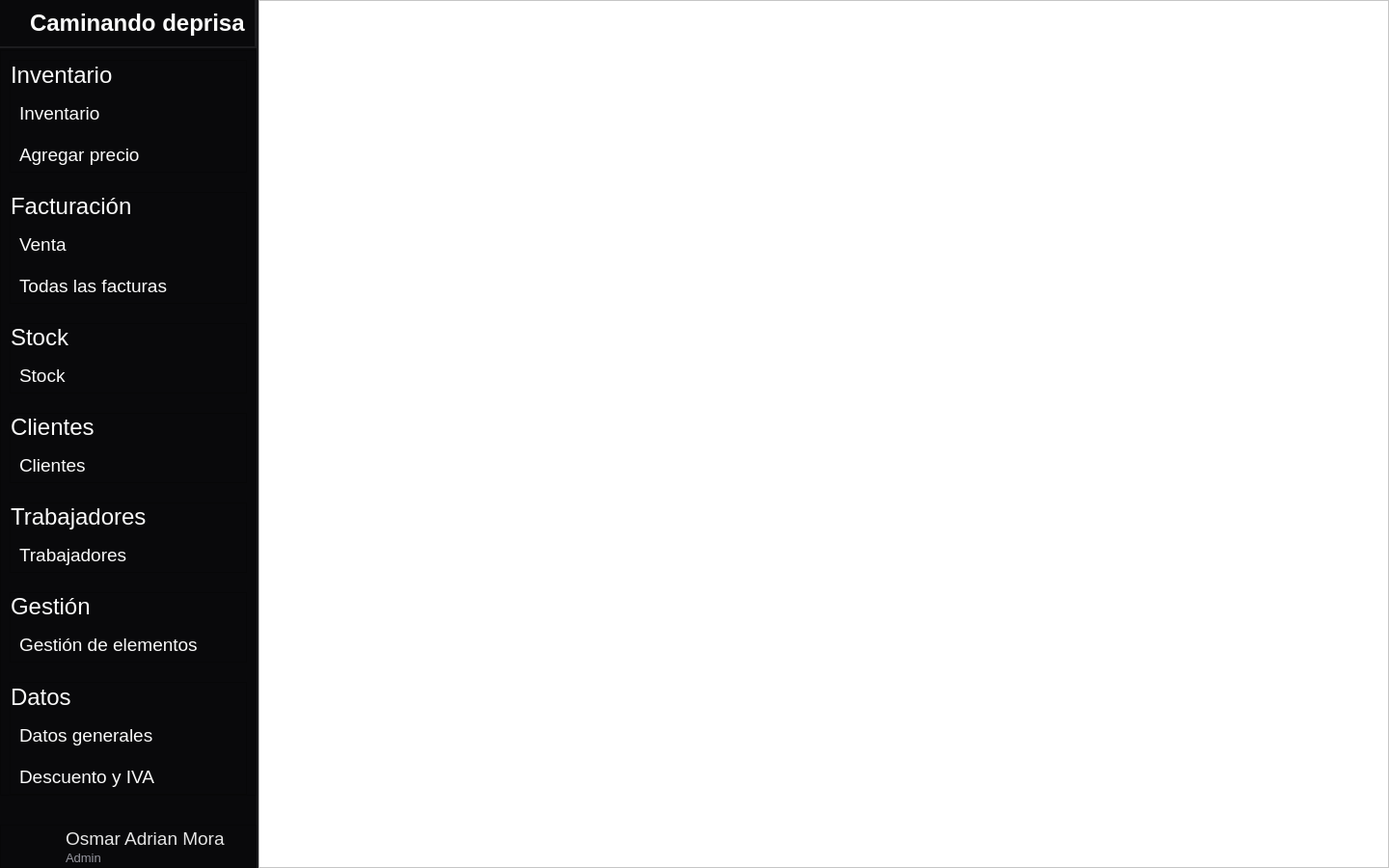
<?xml version="1.0" encoding="UTF-8"?>
<ui version="4.0">
 <class>MainWindow</class>
 <widget class="QWidget" name="MainWindow">
  <property name="geometry">
   <rect>
    <x>0</x>
    <y>0</y>
    <width>1440</width>
    <height>900</height>
   </rect>
  </property>
  <property name="windowTitle">
   <string>Caminando deprisa</string>
  </property>
  <property name="styleSheet">
   <string notr="true">background-color: #09090B;</string>
  </property>
  <layout class="QHBoxLayout" name="horizontalLayout">
   <property name="spacing">
    <number>0</number>
   </property>
   <property name="leftMargin">
    <number>0</number>
   </property>
   <property name="topMargin">
    <number>0</number>
   </property>
   <property name="rightMargin">
    <number>0</number>
   </property>
   <property name="bottomMargin">
    <number>0</number>
   </property>
   <item>
    <widget class="QFrame" name="menu_frame">
     <property name="enabled">
      <bool>true</bool>
     </property>
     <property name="minimumSize">
      <size>
       <width>268</width>
       <height>0</height>
      </size>
     </property>
     <property name="maximumSize">
      <size>
       <width>268</width>
       <height>16777215</height>
      </size>
     </property>
     <property name="styleSheet">
      <string notr="true">QFrame#menu_frame{
	border-style: solid;
	border-color: #1C1C1F;
	border-right-width: 2;
	background-color: #09090B;
}</string>
     </property>
     <property name="frameShape">
      <enum>QFrame::StyledPanel</enum>
     </property>
     <property name="frameShadow">
      <enum>QFrame::Raised</enum>
     </property>
     <property name="lineWidth">
      <number>0</number>
     </property>
     <layout class="QVBoxLayout" name="verticalLayout">
      <property name="spacing">
       <number>2</number>
      </property>
      <property name="leftMargin">
       <number>0</number>
      </property>
      <property name="topMargin">
       <number>0</number>
      </property>
      <property name="rightMargin">
       <number>0</number>
      </property>
      <property name="bottomMargin">
       <number>0</number>
      </property>
      <item>
       <widget class="QFrame" name="logo_frame">
        <property name="minimumSize">
         <size>
          <width>0</width>
          <height>50</height>
         </size>
        </property>
        <property name="styleSheet">
         <string notr="true">QFrame#logo_frame{
	border-style: solid;
	border-color: #1C1C1F;
	border-bottom-width: 2;
	background-color: #09090B;
	border-right-width: 2;
}</string>
        </property>
        <property name="frameShape">
         <enum>QFrame::StyledPanel</enum>
        </property>
        <property name="frameShadow">
         <enum>QFrame::Raised</enum>
        </property>
        <property name="lineWidth">
         <number>2</number>
        </property>
        <layout class="QHBoxLayout" name="horizontalLayout_2">
         <property name="spacing">
          <number>2</number>
         </property>
         <item>
          <widget class="QLabel" name="logo_label">
           <property name="styleSheet">
            <string notr="true">border: unset</string>
           </property>
           <property name="text">
            <string/>
           </property>
           <property name="pixmap">
            <pixmap>../67887f2e/Logo.svg</pixmap>
           </property>
          </widget>
         </item>
         <item>
          <widget class="QLabel" name="caminando_deprisa_label">
           <property name="font">
            <font>
             <pointsize>18</pointsize>
             <bold>true</bold>
            </font>
           </property>
           <property name="styleSheet">
            <string notr="true">color: #FAFAFA;
border: unset;
</string>
           </property>
           <property name="text">
            <string>Caminando deprisa</string>
           </property>
          </widget>
         </item>
        </layout>
       </widget>
      </item>
      <item>
       <widget class="QFrame" name="options_frame">
        <property name="minimumSize">
         <size>
          <width>0</width>
          <height>0</height>
         </size>
        </property>
        <property name="styleSheet">
         <string notr="true">background-color: #09090B;

QFrame#loptions_frame {
	border-color: #1C1C1F;
	border-right-width: 2;
}</string>
        </property>
        <property name="frameShape">
         <enum>QFrame::StyledPanel</enum>
        </property>
        <property name="frameShadow">
         <enum>QFrame::Raised</enum>
        </property>
        <layout class="QVBoxLayout" name="verticalLayout_9">
         <property name="spacing">
          <number>20</number>
         </property>
         <property name="topMargin">
          <number>9</number>
         </property>
         <property name="bottomMargin">
          <number>0</number>
         </property>
         <item>
          <widget class="QFrame" name="inventario_frame">
           <property name="styleSheet">
            <string notr="true">background-color: #09090B;</string>
           </property>
           <property name="frameShape">
            <enum>QFrame::StyledPanel</enum>
           </property>
           <property name="frameShadow">
            <enum>QFrame::Raised</enum>
           </property>
           <layout class="QVBoxLayout" name="verticalLayout_2">
            <property name="spacing">
             <number>8</number>
            </property>
            <property name="leftMargin">
             <number>0</number>
            </property>
            <property name="topMargin">
             <number>0</number>
            </property>
            <property name="rightMargin">
             <number>0</number>
            </property>
            <property name="bottomMargin">
             <number>0</number>
            </property>
            <item>
             <widget class="QLabel" name="inventario_label">
              <property name="minimumSize">
               <size>
                <width>0</width>
                <height>29</height>
               </size>
              </property>
              <property name="font">
               <font>
                <pointsize>18</pointsize>
               </font>
              </property>
              <property name="styleSheet">
               <string notr="true">color: #FAFAFA;
</string>
              </property>
              <property name="text">
               <string>Inventario</string>
              </property>
             </widget>
            </item>
            <item>
             <widget class="QPushButton" name="inventario_button">
              <property name="minimumSize">
               <size>
                <width>0</width>
                <height>35</height>
               </size>
              </property>
              <property name="font">
               <font>
                <pointsize>14</pointsize>
               </font>
              </property>
              <property name="layoutDirection">
               <enum>Qt::LeftToRight</enum>
              </property>
              <property name="styleSheet">
               <string notr="true">QPushButton {
	text-align: left;
	color: #FAFAFA;
	border: none;
	border-radius: 7;
	background-color: #09090B;
	padding-left: 9;
}

QPushButton:hover{
	background-color: #212124;
}</string>
              </property>
              <property name="text">
               <string>Inventario</string>
              </property>
              <property name="icon">
               <iconset>
                <normaloff>:/icons/653bf437/inventario.svg</normaloff>:/icons/653bf437/inventario.svg</iconset>
              </property>
             </widget>
            </item>
            <item>
             <widget class="QPushButton" name="agregar_precio_button">
              <property name="minimumSize">
               <size>
                <width>0</width>
                <height>35</height>
               </size>
              </property>
              <property name="font">
               <font>
                <pointsize>14</pointsize>
               </font>
              </property>
              <property name="layoutDirection">
               <enum>Qt::LeftToRight</enum>
              </property>
              <property name="styleSheet">
               <string notr="true">QPushButton {
	text-align: left;
	color: #FAFAFA;
	border: none;
	border-radius: 7;
	background-color: #09090B;
	padding-left: 9;
}

QPushButton:hover{
	background-color: #212124;
}</string>
              </property>
              <property name="text">
               <string>Agregar precio</string>
              </property>
              <property name="icon">
               <iconset>
                <normaloff>:/icons/ba435a7/agregar-precio.svg</normaloff>:/icons/ba435a7/agregar-precio.svg</iconset>
              </property>
             </widget>
            </item>
           </layout>
          </widget>
         </item>
         <item>
          <widget class="QFrame" name="facturacion_frame">
           <property name="styleSheet">
            <string notr="true">background-color: #09090B;</string>
           </property>
           <property name="frameShape">
            <enum>QFrame::StyledPanel</enum>
           </property>
           <property name="frameShadow">
            <enum>QFrame::Raised</enum>
           </property>
           <layout class="QVBoxLayout" name="verticalLayout_3">
            <property name="spacing">
             <number>8</number>
            </property>
            <property name="leftMargin">
             <number>0</number>
            </property>
            <property name="topMargin">
             <number>0</number>
            </property>
            <property name="rightMargin">
             <number>0</number>
            </property>
            <property name="bottomMargin">
             <number>0</number>
            </property>
            <item>
             <widget class="QLabel" name="facturacion_label">
              <property name="minimumSize">
               <size>
                <width>0</width>
                <height>0</height>
               </size>
              </property>
              <property name="maximumSize">
               <size>
                <width>16777215</width>
                <height>29</height>
               </size>
              </property>
              <property name="font">
               <font>
                <pointsize>18</pointsize>
               </font>
              </property>
              <property name="styleSheet">
               <string notr="true">color: #FAFAFA;
</string>
              </property>
              <property name="text">
               <string>Facturación</string>
              </property>
             </widget>
            </item>
            <item>
             <widget class="QPushButton" name="venta_button">
              <property name="minimumSize">
               <size>
                <width>0</width>
                <height>35</height>
               </size>
              </property>
              <property name="font">
               <font>
                <pointsize>14</pointsize>
               </font>
              </property>
              <property name="layoutDirection">
               <enum>Qt::LeftToRight</enum>
              </property>
              <property name="styleSheet">
               <string notr="true">QPushButton {
	text-align: left;
	color: #FAFAFA;
	border: none;
	border-radius: 7;
	background-color: #09090B;
	padding-left: 9;
}

QPushButton:hover{
	background-color: #212124;
}</string>
              </property>
              <property name="text">
               <string>Venta</string>
              </property>
              <property name="icon">
               <iconset>
                <normaloff>:/icons/cbaca28b/dolar.svg</normaloff>:/icons/cbaca28b/dolar.svg</iconset>
              </property>
             </widget>
            </item>
            <item>
             <widget class="QPushButton" name="todas_las_facturas_button">
              <property name="minimumSize">
               <size>
                <width>0</width>
                <height>35</height>
               </size>
              </property>
              <property name="font">
               <font>
                <pointsize>14</pointsize>
               </font>
              </property>
              <property name="layoutDirection">
               <enum>Qt::LeftToRight</enum>
              </property>
              <property name="styleSheet">
               <string notr="true">QPushButton {
	text-align: left;
	color: #FAFAFA;
	border: none;
	border-radius: 7;
	background-color: #09090B;
	padding-left: 9;
}

QPushButton:hover{
	background-color: #212124;
}</string>
              </property>
              <property name="text">
               <string>Todas las facturas</string>
              </property>
              <property name="icon">
               <iconset>
                <normaloff>:/icons/64c3c7a9/history-file.svg</normaloff>:/icons/64c3c7a9/history-file.svg</iconset>
              </property>
             </widget>
            </item>
           </layout>
          </widget>
         </item>
         <item>
          <widget class="QFrame" name="stock_frame">
           <property name="styleSheet">
            <string notr="true">background-color: #09090B;</string>
           </property>
           <property name="frameShape">
            <enum>QFrame::StyledPanel</enum>
           </property>
           <property name="frameShadow">
            <enum>QFrame::Raised</enum>
           </property>
           <layout class="QVBoxLayout">
            <property name="spacing">
             <number>8</number>
            </property>
            <property name="leftMargin">
             <number>0</number>
            </property>
            <property name="topMargin">
             <number>0</number>
            </property>
            <property name="rightMargin">
             <number>0</number>
            </property>
            <property name="bottomMargin">
             <number>0</number>
            </property>
            <item>
             <widget class="QLabel" name="stock_label">
              <property name="maximumSize">
               <size>
                <width>16777215</width>
                <height>29</height>
               </size>
              </property>
              <property name="font">
               <font>
                <pointsize>18</pointsize>
               </font>
              </property>
              <property name="styleSheet">
               <string notr="true">color: #FAFAFA;
</string>
              </property>
              <property name="text">
               <string>Stock</string>
              </property>
             </widget>
            </item>
            <item>
             <widget class="QPushButton" name="stock_button">
              <property name="minimumSize">
               <size>
                <width>0</width>
                <height>35</height>
               </size>
              </property>
              <property name="font">
               <font>
                <pointsize>14</pointsize>
               </font>
              </property>
              <property name="layoutDirection">
               <enum>Qt::LeftToRight</enum>
              </property>
              <property name="styleSheet">
               <string notr="true">QPushButton {
	text-align: left;
	color: #FAFAFA;
	border: none;
	border-radius: 7;
	background-color: #09090B;
	padding-left: 9;
}

QPushButton:hover{
	background-color: #212124;
}</string>
              </property>
              <property name="text">
               <string>Stock</string>
              </property>
              <property name="icon">
               <iconset>
                <normaloff>:/icons/517812d6/stock.svg</normaloff>:/icons/517812d6/stock.svg</iconset>
              </property>
             </widget>
            </item>
           </layout>
          </widget>
         </item>
         <item>
          <widget class="QFrame" name="clientes_frame">
           <property name="layoutDirection">
            <enum>Qt::RightToLeft</enum>
           </property>
           <property name="autoFillBackground">
            <bool>false</bool>
           </property>
           <property name="styleSheet">
            <string notr="true">background-color: #09090B;</string>
           </property>
           <property name="frameShape">
            <enum>QFrame::StyledPanel</enum>
           </property>
           <property name="frameShadow">
            <enum>QFrame::Raised</enum>
           </property>
           <layout class="QVBoxLayout" name="verticalLayout_5">
            <property name="spacing">
             <number>8</number>
            </property>
            <property name="leftMargin">
             <number>0</number>
            </property>
            <property name="topMargin">
             <number>0</number>
            </property>
            <property name="rightMargin">
             <number>0</number>
            </property>
            <property name="bottomMargin">
             <number>0</number>
            </property>
            <item>
             <widget class="QLabel" name="clientes_label">
              <property name="maximumSize">
               <size>
                <width>16777215</width>
                <height>29</height>
               </size>
              </property>
              <property name="font">
               <font>
                <pointsize>18</pointsize>
               </font>
              </property>
              <property name="styleSheet">
               <string notr="true">color: #FAFAFA;
</string>
              </property>
              <property name="text">
               <string>Clientes</string>
              </property>
             </widget>
            </item>
            <item>
             <widget class="QPushButton" name="clientes_button">
              <property name="minimumSize">
               <size>
                <width>0</width>
                <height>35</height>
               </size>
              </property>
              <property name="font">
               <font>
                <pointsize>14</pointsize>
               </font>
              </property>
              <property name="layoutDirection">
               <enum>Qt::LeftToRight</enum>
              </property>
              <property name="styleSheet">
               <string notr="true">QPushButton {
	text-align: left;
	color: #FAFAFA;
	border: none;
	border-radius: 7;
	background-color: #09090B;
	padding-left: 9;
}

QPushButton:hover{
	background-color: #212124;
}</string>
              </property>
              <property name="text">
               <string>Clientes</string>
              </property>
              <property name="icon">
               <iconset>
                <normaloff>:/icons/71e0eb99/client.svg</normaloff>:/icons/71e0eb99/client.svg</iconset>
              </property>
             </widget>
            </item>
           </layout>
          </widget>
         </item>
         <item>
          <widget class="QFrame" name="trabajadores_frame">
           <property name="styleSheet">
            <string notr="true">background-color: #09090B;</string>
           </property>
           <property name="frameShape">
            <enum>QFrame::StyledPanel</enum>
           </property>
           <property name="frameShadow">
            <enum>QFrame::Raised</enum>
           </property>
           <layout class="QVBoxLayout" name="verticalLayout_6">
            <property name="spacing">
             <number>8</number>
            </property>
            <property name="leftMargin">
             <number>0</number>
            </property>
            <property name="topMargin">
             <number>0</number>
            </property>
            <property name="rightMargin">
             <number>0</number>
            </property>
            <property name="bottomMargin">
             <number>0</number>
            </property>
            <item>
             <widget class="QLabel" name="trabajadores_label">
              <property name="maximumSize">
               <size>
                <width>16777215</width>
                <height>29</height>
               </size>
              </property>
              <property name="font">
               <font>
                <pointsize>18</pointsize>
               </font>
              </property>
              <property name="styleSheet">
               <string notr="true">color: #FAFAFA;
</string>
              </property>
              <property name="text">
               <string>Trabajadores</string>
              </property>
             </widget>
            </item>
            <item>
             <widget class="QPushButton" name="trabajadores_button">
              <property name="minimumSize">
               <size>
                <width>0</width>
                <height>35</height>
               </size>
              </property>
              <property name="font">
               <font>
                <pointsize>14</pointsize>
               </font>
              </property>
              <property name="layoutDirection">
               <enum>Qt::LeftToRight</enum>
              </property>
              <property name="styleSheet">
               <string notr="true">QPushButton {
	text-align: left;
	color: #FAFAFA;
	border: none;
	border-radius: 7;
	background-color: #09090B;
	padding-left: 9;
}

QPushButton:hover{
	background-color: #212124;
}</string>
              </property>
              <property name="text">
               <string>Trabajadores</string>
              </property>
              <property name="icon">
               <iconset>
                <normaloff>:/icons/94cf3a62/workers.svg</normaloff>:/icons/94cf3a62/workers.svg</iconset>
              </property>
             </widget>
            </item>
           </layout>
          </widget>
         </item>
         <item>
          <widget class="QFrame" name="gestion_frame">
           <property name="focusPolicy">
            <enum>Qt::NoFocus</enum>
           </property>
           <property name="styleSheet">
            <string notr="true">background-color: #09090B;</string>
           </property>
           <property name="frameShape">
            <enum>QFrame::StyledPanel</enum>
           </property>
           <property name="frameShadow">
            <enum>QFrame::Raised</enum>
           </property>
           <layout class="QVBoxLayout" name="verticalLayout_7">
            <property name="spacing">
             <number>8</number>
            </property>
            <property name="sizeConstraint">
             <enum>QLayout::SetDefaultConstraint</enum>
            </property>
            <property name="leftMargin">
             <number>0</number>
            </property>
            <property name="topMargin">
             <number>0</number>
            </property>
            <property name="rightMargin">
             <number>0</number>
            </property>
            <property name="bottomMargin">
             <number>0</number>
            </property>
            <item>
             <widget class="QLabel" name="gestion_label">
              <property name="maximumSize">
               <size>
                <width>16777215</width>
                <height>29</height>
               </size>
              </property>
              <property name="font">
               <font>
                <pointsize>18</pointsize>
               </font>
              </property>
              <property name="styleSheet">
               <string notr="true">color: #FAFAFA;
</string>
              </property>
              <property name="text">
               <string>Gestión</string>
              </property>
             </widget>
            </item>
            <item>
             <widget class="QPushButton" name="gestion_button">
              <property name="minimumSize">
               <size>
                <width>0</width>
                <height>35</height>
               </size>
              </property>
              <property name="font">
               <font>
                <pointsize>14</pointsize>
               </font>
              </property>
              <property name="layoutDirection">
               <enum>Qt::LeftToRight</enum>
              </property>
              <property name="styleSheet">
               <string notr="true">QPushButton {
	text-align: left;
	color: #FAFAFA;
	border: none;
	border-radius: 7;
	background-color: #09090B;
	padding-left: 9;
}

QPushButton:hover{
	background-color: #212124;
}</string>
              </property>
              <property name="text">
               <string>Gestión de elementos</string>
              </property>
              <property name="icon">
               <iconset>
                <normaloff>:/icons/612c76a6/management.svg</normaloff>:/icons/612c76a6/management.svg</iconset>
              </property>
             </widget>
            </item>
           </layout>
          </widget>
         </item>
         <item>
          <widget class="QFrame" name="datos_frame">
           <property name="styleSheet">
            <string notr="true">background-color: #09090B;</string>
           </property>
           <property name="frameShape">
            <enum>QFrame::StyledPanel</enum>
           </property>
           <property name="frameShadow">
            <enum>QFrame::Raised</enum>
           </property>
           <layout class="QVBoxLayout" name="verticalLayout_8">
            <property name="spacing">
             <number>8</number>
            </property>
            <property name="leftMargin">
             <number>0</number>
            </property>
            <property name="topMargin">
             <number>0</number>
            </property>
            <property name="rightMargin">
             <number>0</number>
            </property>
            <property name="bottomMargin">
             <number>0</number>
            </property>
            <item>
             <widget class="QLabel" name="datos_label">
              <property name="minimumSize">
               <size>
                <width>0</width>
                <height>29</height>
               </size>
              </property>
              <property name="font">
               <font>
                <pointsize>18</pointsize>
               </font>
              </property>
              <property name="styleSheet">
               <string notr="true">color: #FAFAFA;
</string>
              </property>
              <property name="text">
               <string>Datos</string>
              </property>
             </widget>
            </item>
            <item>
             <widget class="QPushButton" name="datos_generales_button">
              <property name="minimumSize">
               <size>
                <width>0</width>
                <height>35</height>
               </size>
              </property>
              <property name="font">
               <font>
                <pointsize>14</pointsize>
               </font>
              </property>
              <property name="layoutDirection">
               <enum>Qt::LeftToRight</enum>
              </property>
              <property name="styleSheet">
               <string notr="true">QPushButton {
	text-align: left;
	color: #FAFAFA;
	border: none;
	border-radius: 7;
	background-color: #09090B;
	padding-left: 9;
}

QPushButton:hover{
	background-color: #212124;
}</string>
              </property>
              <property name="text">
               <string>Datos generales</string>
              </property>
              <property name="icon">
               <iconset>
                <normaloff>:/icons/a1bfc693/building.svg</normaloff>:/icons/a1bfc693/building.svg</iconset>
              </property>
             </widget>
            </item>
            <item>
             <widget class="QPushButton" name="descuento_button">
              <property name="minimumSize">
               <size>
                <width>0</width>
                <height>35</height>
               </size>
              </property>
              <property name="font">
               <font>
                <pointsize>14</pointsize>
               </font>
              </property>
              <property name="layoutDirection">
               <enum>Qt::LeftToRight</enum>
              </property>
              <property name="styleSheet">
               <string notr="true">QPushButton {
	text-align: left;
	color: #FAFAFA;
	border: none;
	border-radius: 7;
	background-color: #09090B;
	padding-left: 9;
}

QPushButton:hover{
	background-color: #212124;
}</string>
              </property>
              <property name="text">
               <string>Descuento y IVA</string>
              </property>
              <property name="icon">
               <iconset>
                <normaloff>:/icons/fe064ebf/discount.svg</normaloff>:/icons/fe064ebf/discount.svg</iconset>
              </property>
             </widget>
            </item>
           </layout>
          </widget>
         </item>
        </layout>
       </widget>
      </item>
      <item>
       <spacer name="verticalSpacer">
        <property name="orientation">
         <enum>Qt::Vertical</enum>
        </property>
        <property name="sizeHint" stdset="0">
         <size>
          <width>20</width>
          <height>117</height>
         </size>
        </property>
       </spacer>
      </item>
      <item>
       <widget class="QFrame" name="role_frame">
        <property name="minimumSize">
         <size>
          <width>0</width>
          <height>45</height>
         </size>
        </property>
        <property name="styleSheet">
         <string notr="true">background-color: #09090B;</string>
        </property>
        <property name="frameShape">
         <enum>QFrame::StyledPanel</enum>
        </property>
        <property name="frameShadow">
         <enum>QFrame::Raised</enum>
        </property>
        <layout class="QHBoxLayout" name="horizontalLayout_4">
         <property name="spacing">
          <number>1</number>
         </property>
         <property name="leftMargin">
          <number>9</number>
         </property>
         <property name="topMargin">
          <number>2</number>
         </property>
         <property name="rightMargin">
          <number>32</number>
         </property>
         <property name="bottomMargin">
          <number>2</number>
         </property>
         <item>
          <widget class="QLabel" name="user_avatar_label">
           <property name="text">
            <string/>
           </property>
           <property name="pixmap">
            <pixmap>:/img/97e32213/user.png</pixmap>
           </property>
          </widget>
         </item>
         <item>
          <layout class="QVBoxLayout" name="user_verticalLayout">
           <property name="spacing">
            <number>0</number>
           </property>
           <item>
            <widget class="QLabel" name="user_label">
             <property name="font">
              <font>
               <pointsize>14</pointsize>
              </font>
             </property>
             <property name="styleSheet">
              <string notr="true">color: #E6E6E6;</string>
             </property>
             <property name="text">
              <string>Osmar Adrian Mora</string>
             </property>
            </widget>
           </item>
           <item>
            <layout class="QHBoxLayout" name="rol_horizontalLayout">
             <property name="spacing">
              <number>2</number>
             </property>
             <item>
              <widget class="QLabel" name="rol_abel">
               <property name="font">
                <font>
                 <pointsize>10</pointsize>
                </font>
               </property>
               <property name="styleSheet">
                <string notr="true">color: #9797A0;</string>
               </property>
               <property name="text">
                <string>Admin</string>
               </property>
              </widget>
             </item>
             <item>
              <widget class="QLabel" name="exit_label">
               <property name="text">
                <string/>
               </property>
               <property name="pixmap">
                <pixmap>:/icons/6380fb29/exit.svg</pixmap>
               </property>
              </widget>
             </item>
            </layout>
           </item>
          </layout>
         </item>
        </layout>
       </widget>
      </item>
     </layout>
    </widget>
   </item>
   <item>
    <widget class="QStackedWidget" name="stackedWidget">
     <property name="styleSheet">
      <string notr="true">background-color: white;</string>
     </property>
     <property name="frameShape">
      <enum>QFrame::StyledPanel</enum>
     </property>
     <property name="frameShadow">
      <enum>QFrame::Plain</enum>
     </property>
     <widget class="QWidget" name="page"/>
     <widget class="QWidget" name="page_2"/>
    </widget>
   </item>
  </layout>
 </widget>
 <resources/>
 <connections/>
</ui>
